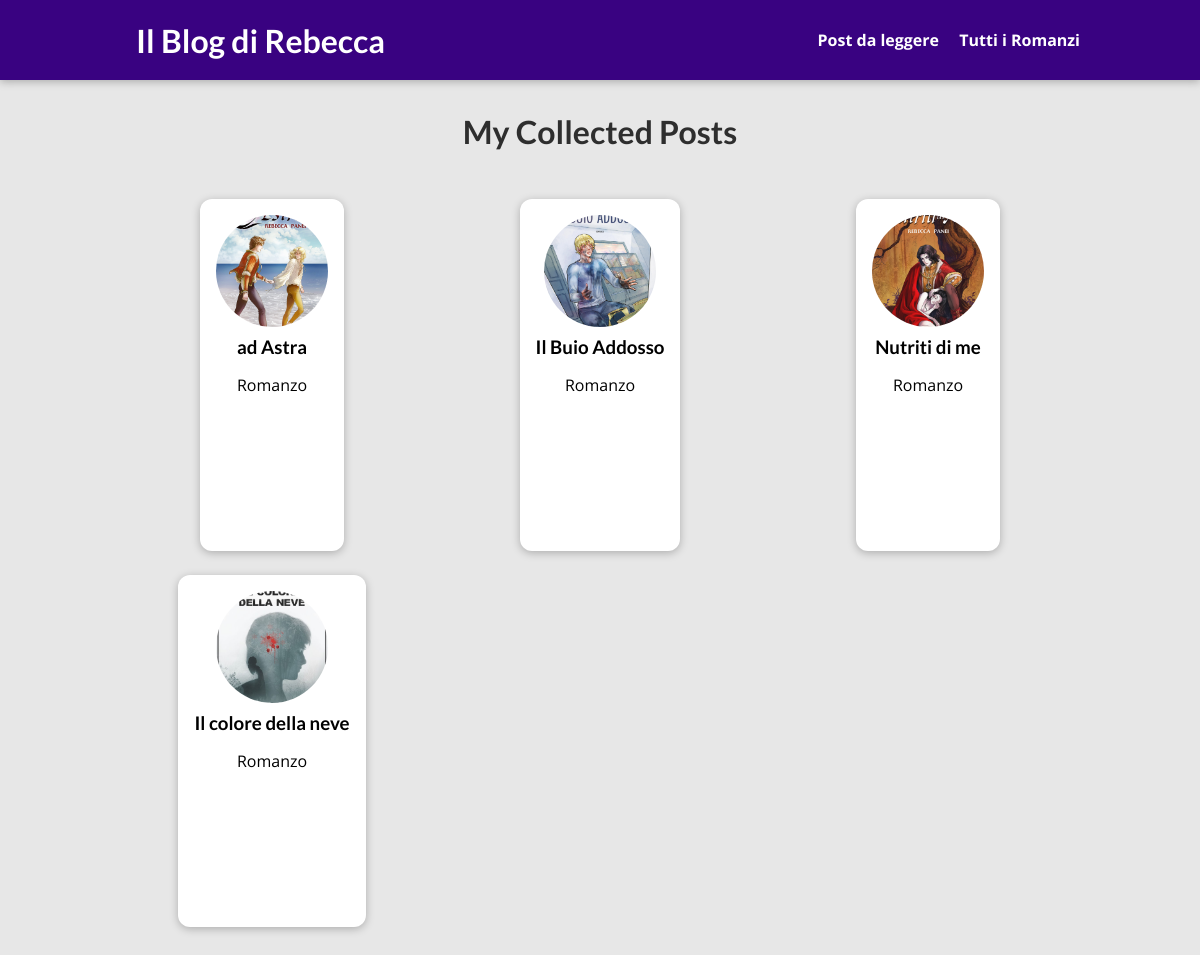
/posts, run on an earlier commit of the app's database.
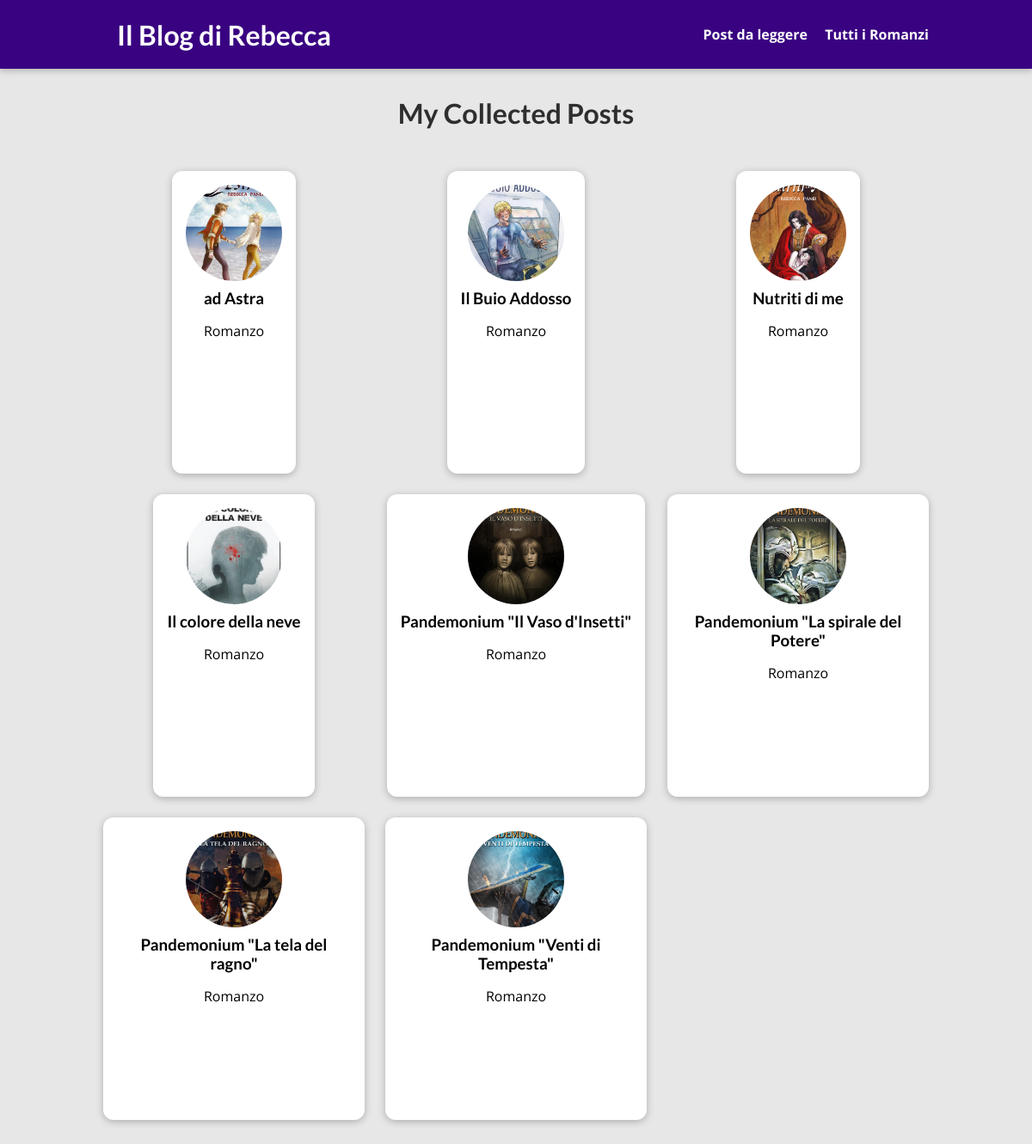
And on a later commit of the database.
### blog/models.py (models this page shows, shortened)
class Post(models.Model):
    title = models.CharField(max_length=150)
    excerpt = models.CharField(max_length=200)
    image = models.ImageField(upload_to="posts", null=True)
    date = models.DateField(auto_now=True)
    slug = models.SlugField(unique=True, db_index=True)
    content = models.TextField(validators=[MinLengthValidator(10)])
    author = models.ForeignKey(
        Author, on_delete=models.SET_NULL, null=True, related_name="posts")
    tags = models.ManyToManyField(Tag)

### blog/views.py (the view)
# urls.py: path("posts", views.AllPostsView.as_view(), name="posts-page"),
class AllPostsView(ListView):
    template_name = "blog/all-posts.html"
    model = Post
    ordering = ["-date"]
    context_object_name = "all_posts"

### blog/templates/blog/all-posts.html (shortened to what this page needs)
{% extends "base.html" %}
{% load static %}
{% block css_files %}
  <link rel="stylesheet" href="{% static "blog/post.css" %}" />
  <link rel="stylesheet" href="{% static "blog/all-posts.css" %}" />
{% endblock %}
{% block content %}
<section id="all-posts">
  <h2>My Collected Posts</h2>
  <ul>
    {% for post in all_posts %}
      {% include "blog/includes/post.html" %}
    {% endfor %}
  </ul>
</section>
{% endblock %}

### templates/base.html (shortened to what this page needs)
{% load static %}
<!DOCTYPE html>
<html lang="en">
<head>
  <link rel="stylesheet" href="{% static "app.css" %}">
  {% block css_files %}{% endblock %}
</head>
<body>
  <header id="main-navigation">
    <h1><a href="{% url "starting-page" %}">Il Blog di Rebecca </a></h1>
    <nav>
      <a href="{% url "read-later" %}">Post da leggere</a>
      <a href="{% url "posts-page" %}">Tutti i Romanzi</a>
    </nav>
  </header>
  {% block content %}
  {% endblock %}
</body>
</html>

### blog/templates/blog/includes/post.html
<li>
  <article class="post">
    <a href="{% url "post-detail-page" post.slug %}">
      <img src="{{ post.image.url }}" alt="{{ post.title }}"
      />
      <div class="post__content">
        <h3>{{ post.title }}</h3>
        <p>
          {{ post.excerpt }}
        </p>
      </div>
    </a>
  </article>
</li>

### static/app.css (style rules this page uses)
* { box-sizing: border-box; }
html { font-family: 'Open Sans', 'Lato', sans-serif; }
body { margin: 0; }
h1, h2, h3 { font-family: 'Lato', sans-serif; font-weight: bold; }
#main-navigation { width: 100%; height: 5rem; display: flex; justify-content: space-between; align-items: center; padding: 0 10%; position: absolute; top: 0; left: 0; }
#main-navigation a { text-decoration: none; color: white; font-weight: bold; margin-left: 1rem; }

### blog/static/blog/post.css (style rules this page uses)
.post { display: flex; flex-direction: column; align-items: center; text-align: center; }
.post a { text-decoration: none; color: black; transition: all 0.2s ease; padding: 1rem; }
.post img { width: 5rem; height: 5rem; object-fit: cover; border-radius: 50%; }
.post h3 { margin: 0.25rem 0; }

### blog/static/blog/all-posts.css (style rules this page uses)
body { background-color: #e7e7e7; }
#main-navigation { background-color: #390281; box-shadow: 0 2px 8px rgba(0, 0, 0, 0.25); }
#all-posts { margin: 7rem auto; width: 90%; max-width: 60rem; }
#all-posts h2 { text-align: center; font-size: 2rem; color: #2e2e2e; margin: 3rem 0; }
ul { list-style: none; margin: 0; padding: 0; display: grid; grid-template-columns: repeat(auto-fill, minmax(17rem, 1fr)); gap: 1.5rem; }
.post img { width: 7rem; height: 7rem; }
.post a { height: 22rem; transform-origin: center; box-shadow: 0 2px 8px rgba(0, 0, 0, 0.25); border-radius: 12px; background-color: white; }

What changed in the data, as far as the page shows it:
added Post: image (picture), title "Pandemonium \"Il Vaso d'Insetti\"", excerpt "Romanzo"
added Post: image (picture), title "Pandemonium \"La spirale del Potere\"", excerpt "Romanzo"
added Post: image (picture), title "Pandemonium \"La tela del ragno\"", excerpt "Romanzo"
added Post: image (picture), title "Pandemonium \"Venti di Tempesta\"", excerpt "Romanzo"
